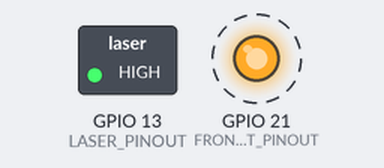
Recording of a program running on a simulated Raspberry Pi (BCM pin numbers). Parts: switched loads named in the program (green lamp = pin HIGH), output pins drawn as LEDs (lit = HIGH). Dashed ring = blinking.

Above: at 0.5 s.
Timing chart, 0 to 4.6 s (numbered marks = the images above):
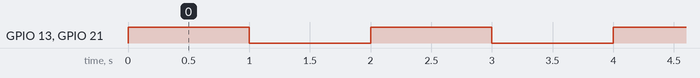

Measured:
- by itself, GPIO 13 (LASER_PINOUT), GPIO 21 (FRONTLIGHT_PINOUT): alternates HIGH for 1.0 s and LOW for 1.0 s

The program:

laser.py
```python
#!/usr/bin/python3

# ----------------
import RPi.GPIO as GPIO # Import Raspberry Pi GPIO library
from time import sleep # Import the sleep function from the time module

LASER_PINOUT = 13
FRONTLIGHT_PINOUT = 21

GPIO.setwarnings(False) # Ignore warning for now
GPIO.setmode(GPIO.BCM) # Use physical pin numbering
GPIO.setup(LASER_PINOUT, GPIO.OUT, initial=GPIO.LOW) # Set pin 8 to be an output pin and set initial value to low (off)
GPIO.setup(FRONTLIGHT_PINOUT, GPIO.OUT, initial=GPIO.LOW) # Set pin 8 to be an output pin and set initial value to low (off)
while True: # Run forever
 GPIO.output(LASER_PINOUT, GPIO.HIGH) # Turn on
 GPIO.output(FRONTLIGHT_PINOUT, GPIO.HIGH) # Turn on
 sleep(1) # Sleep for 1 second
 GPIO.output(LASER_PINOUT, GPIO.LOW) # Turn off
 GPIO.output(FRONTLIGHT_PINOUT, GPIO.LOW) # Turn off
 sleep(1) # Sleep for 1 second
```
